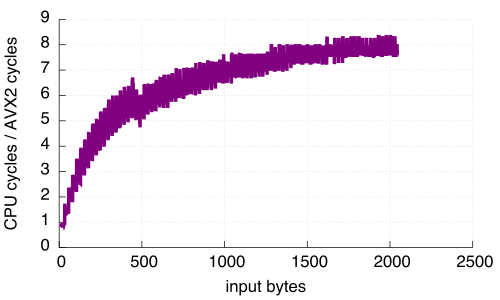

Reproduce this figure in gnuplot.
load "linespointsstyle.gnuplot"

set style line 81 lt 0  # dashed
set style line 81 lt rgb "#808080"  # grey
set grid back linestyle 81
set xlabel "input bytes"
set ylabel "CPU cycles / AVX2 cycles"

set term pdfcairo fontscale 0.75
set out "skylake_decoding_ratio_cyclesperinputbyte.pdf"

plot "skylake.txt" using 1:($4/$7) notitle w l ls 8
